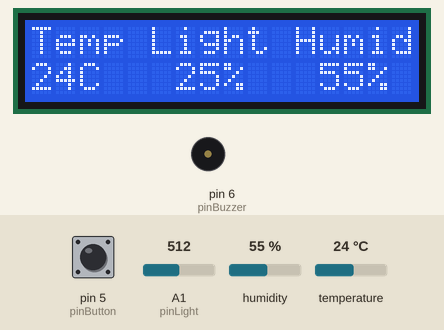
This sketch was run on a simulated Arduino Uno, built with avr-gcc and run on an emulated ATmega328P. On the bench: 16×2 character LCD, buzzer (waves = sounding). Wiring (inferred from the names in the program): DHT11 sensor: data pin 4. The test bench sets the inputs (shaded band); at power-on: pin 5 (pinButton) HIGH, humidity 55 %, A1 (pinLight) = 512, temperature 24 °C. What the sketch prints to the serial monitor is not drawn.

Above: at 3.5 s.
3.6 s: pin 5 (pinButton) pulled LOW for 2.75 s
At 5.8 s:
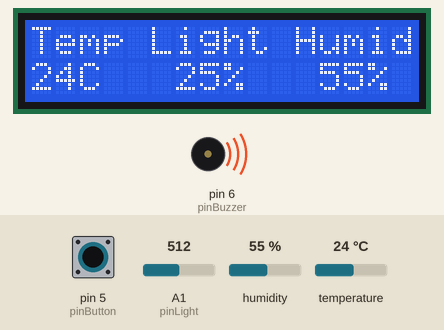
10.4 s: humidity set to 22 %
At 11.9 s:
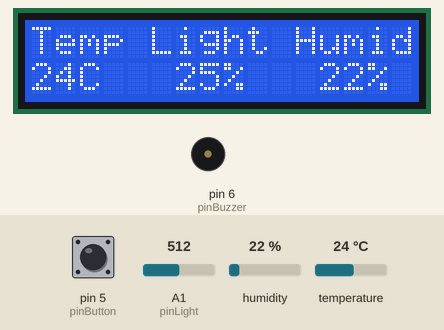
13.5 s: A1 (pinLight) set to 716
At 16.2 s:
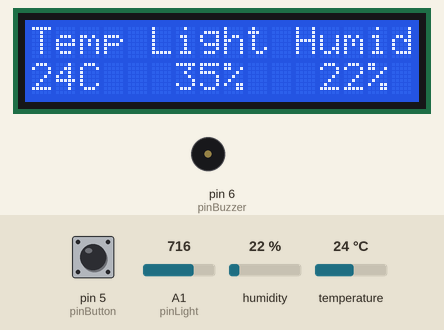
17.2 s: temperature set to 12 °C
At 18.4 s:
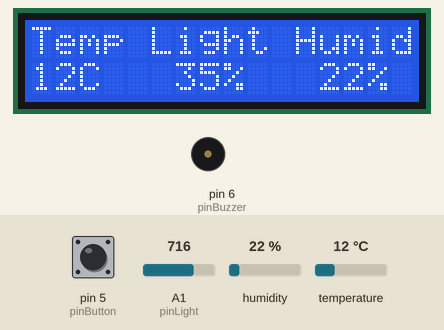
20.3 s: A1 (pinLight) set to 900
At 21.7 s:
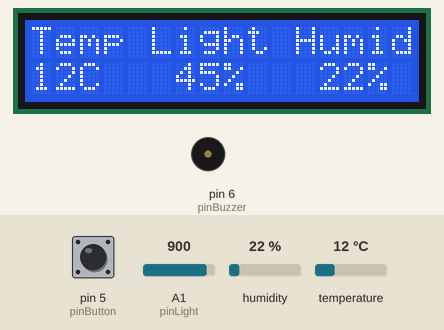
23.4 s: humidity set to 40 %
At 26.0 s:
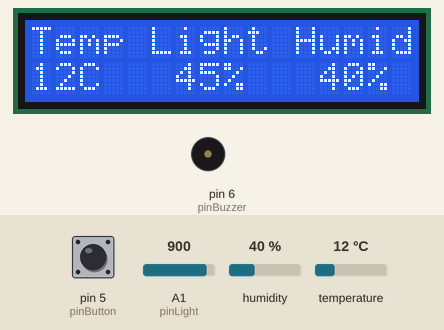
Timing chart, 0 to 27.5 s (numbered marks = the images above; inputs shaded):
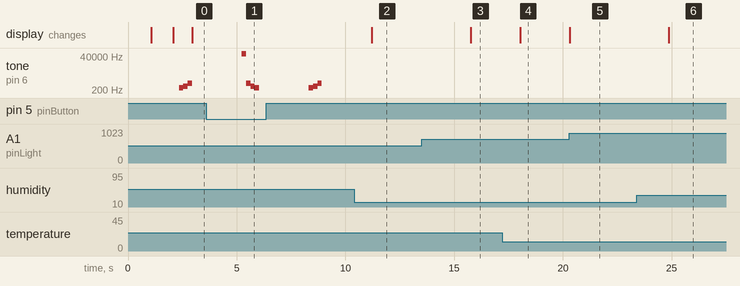

The sketch:

Lab_4_Arduino.ino
```cpp
/* EECE 281
 * Lab 4
 *
 *      Team Whizzard is...
 *                           .
 *               /^\     .
 *          /\   "V"
 *         /__\   I      L  .           John Deppe
 *        //..\\  I        a               Theresa Mammarella
 *        \].`[/  I       b                   Steven Olsen
 *       /l\/j\  (]    .   4
 *       /. ~~ ,\/I          .
 *       \\L__j^\/I       o
 *        \/--v}  I     o   .
 *        |    |  I   _________
 *        |    |  I c(`       ')o
 *        |    l  I   \.     ,/
 *       _/j  L l\_!  _//^---^\\_
 * ~~~~~~~~~~~~~~~~~~~~~~~~~~~~~~
 */

#include "DHT.h"
#include <LiquidCrystal.h>

#define TRUE 1
#define FALSE 0

#define DHTTYPE DHT11 // DHT hardware type

// pin declarations
const int pinButton = 5;
const int pinDHT = 4;
const int pinLight = A1;
const int pinBuzzer = 6;

// variables to hold values from weather sensing inputs
int newButtonState;
int oldButtonState;
int tempVal;
int humidVal;
int lightVal;

DHT dht(pinDHT, DHTTYPE); // initialize DHT sensor
LiquidCrystal lcd(2, 3, 8, 9, 10, 11); // initialize LCD display

void setup() {
  Serial.begin(115200); //Serial Port Initialization

  pinMode (pinButton, INPUT_PULLUP); // initialize button
  pinMode (pinBuzzer, INPUT); // piezo buzzer

  dht.begin(); // sensor begins reading
  lcd.begin(16, 2);

  serial_lcd_intro(); // introductory messages
}

void loop() {
  tempVal = dht.readTemperature(); // reads temperature in celcius
  humidVal = dht.readHumidity(); // reads humidity from DHT, returns percentage
  // light val devide by 10 is approx the percentage out of 100, devide by 2 is flooring values
  lightVal = analogRead(pinLight) / 20; // reads ambiant light, returns percentage out of max

  if (isnan(humidVal)) { // check that DHT is reading correctly
    Serial.println(F("Failed to read from DHT sensor!"));
    return;
  }

  oldButtonState = newButtonState;
  newButtonState = digitalRead(pinButton);

  if (newButtonState == LOW) { // switch is off, output on serial monitor
    serial_report(tempVal, humidVal, lightVal);

  } else {
    Serial.println(String(tempVal) + " " + String(humidVal) + " " + String(lightVal)); // printed values are to be read by external software Processing and MatLab
  }

  if (oldButtonState != newButtonState) { // play chime if changing verbosity mode
      buzzer(newButtonState);
  }

  lcd_report(tempVal, humidVal, lightVal); // lcd message display not dependent on button
}

// prints verbose weather report to Arduino serial monitor
void serial_report(int temp, int humid, int light) {
  Serial.println(F("Your Current Weather Reading is:"));
  Serial.println("Temperature at " + String(temp) + " degrees Celsius / " +
                 String(dht.convertCtoF(temp)) + " degrees Fehrenheit.");
  Serial.println("Humidity at " + String(humid) + " percent.");
  Serial.println("Ambient light at " + String(light) + " percent.");
  Serial.println();

  if (tempVal < 10) Serial.println(F("Brrrrr.  It's cold outside!"));
  else if ((tempVal > 10) && (tempVal < 20)) Serial.println(F("You might need a jacket today."));
  else Serial.println(F("Wow, it feels like summer!"));

  Serial.println(); // report spacing
}

// print weather report to 16*2 LCD display
void lcd_report(int temp, int humid, int light) {

  lcd.setCursor (0, 1);
  lcd.print (String(temp) + "C  ");

  lcd.setCursor (6, 1);
  lcd.print (String(light) + "%  ");

  lcd.setCursor (12, 1);
  lcd.print (String(humid) + "%  ");

  delay(2000);
}

// introductory LCD messages
void serial_lcd_intro (void) {
  lcd.setCursor(0, 0);
  lcd.print(F(" Team Whizzard  ")); // first 16 characters of message
  lcd.setCursor(0, 1);
  lcd.print(F("   presents:    ")); // remaining characters of message
  delay(1000);
  lcd.clear();

  lcd.setCursor(0, 0);
  lcd.print(F("Weather Machine!"));
  delay(1000);
  lcd.clear();

  lcd.setCursor (0, 0);
  lcd.print(F("Temp Light Humid"));
}

// button being on causes ascending chime, else descending
void buzzer(int buttonState) {
  int chime[3] = {294, 370, 587}; // frequencies to be played by buzzer - D4, FS4, D5

  if (buttonState == HIGH) {
    for (int i = 0; i < 3; i++) {
      tone(pinBuzzer, chime[i], 200);
      delay(200);
    }

  } else {
    for (int i = 3; i >= 0; i--) {
      tone(pinBuzzer, chime[i], 200);
      delay(200);
    }
  }
}
```

DHT.cpp
```cpp
// (licence header left out)
#include "DHT.h"

DHT::DHT(uint8_t pin, uint8_t type, uint8_t count) {
  _pin = pin;
  _type = type;
  _count = count;
  firstreading = true;
}

void DHT::begin(void) {
  // set up the pins!
  pinMode(_pin, INPUT_PULLUP);
  digitalWrite(_pin, HIGH);
  _lastreadtime = 0;
}

//boolean S == Scale. True == Farenheit; False == Celcius
float DHT::readTemperature(bool S) {
  float f;

  if (read()) {
    switch (_type) {
      case DHT11:
        f = data[2];
        if (S)
          f = convertCtoF(f);

        return f;
      case DHT22:
      case DHT21:
        f = data[2] & 0x7F;
        f *= 256;
        f += data[3];
        f /= 10;
        if (data[2] & 0x80)
          f *= -1;
        if (S)
          f = convertCtoF(f);

        return f;
    }
  }
  return NAN;
}

int DHT::convertCtoF(int c) { // changed from float to int to make things easier :D
  return c * 9 / 5 + 32;
}

float DHT::convertFtoC(float f) {
  return (f - 32) * 5 / 9;
}

float DHT::readHumidity(void) {
  float f;
  if (read()) {
    switch (_type) {
      case DHT11:
        f = data[0];
        return f;
      case DHT22:
      case DHT21:
        f = data[0];
        f *= 256;
        f += data[1];
        f /= 10;
        return f;
    }
  }
  return NAN;
}

float DHT::computeHeatIndex(float tempFahrenheit, float percentHumidity) {
  // Adapted from equation at: https://github.com/adafruit/DHT-sensor-library/issues/9 and
  // Wikipedia: http://en.wikipedia.org/wiki/Heat_index
  return -42.379 +
         2.04901523 * tempFahrenheit +
         10.14333127 * percentHumidity +
         -0.22475541 * tempFahrenheit * percentHumidity +
         -0.00683783 * pow(tempFahrenheit, 2) +
         -0.05481717 * pow(percentHumidity, 2) +
         0.00122874 * pow(tempFahrenheit, 2) * percentHumidity +
         0.00085282 * tempFahrenheit * pow(percentHumidity, 2) +
         -0.00000199 * pow(tempFahrenheit, 2) * pow(percentHumidity, 2);
}

boolean DHT::read(void) {
  uint8_t laststate = HIGH;
  uint8_t counter = 0;
  uint8_t j = 0, i;
  unsigned long currenttime;

  // Check if sensor was read less than two seconds ago and return early
  // to use last reading.
  currenttime = millis();
  if (currenttime < _lastreadtime) {
    // ie there was a rollover
    _lastreadtime = 0;
  }
  if (!firstreading && ((currenttime - _lastreadtime) < 2000)) {
    return true; // return last correct measurement
    //delay(2000 - (currenttime - _lastreadtime));
  }
  firstreading = false;
  /*
  Serial.print("Currtime: "); Serial.print(currenttime);
  Serial.print(" Lasttime: "); Serial.print(_lastreadtime);
  */
  _lastreadtime = millis();

  data[0] = data[1] = data[2] = data[3] = data[4] = 0;

  // pull the pin high and wait 250 milliseconds
  digitalWrite(_pin, HIGH);
  delay(250);

  // now pull it low for ~20 milliseconds
  pinMode(_pin, OUTPUT);
  digitalWrite(_pin, LOW);
  delay(20);
  noInterrupts();
  digitalWrite(_pin, HIGH);
  delayMicroseconds(40);
  pinMode(_pin, INPUT_PULLUP);

  // read in timings
  for ( i = 0; i < MAXTIMINGS; i++) {
    counter = 0;
    while (digitalRead(_pin) == laststate) {
      counter++;
      delayMicroseconds(1);
      if (counter == 255) {
        break;
      }
    }
    laststate = digitalRead(_pin);

    if (counter == 255) break;

    // ignore first 3 transitions
    if ((i >= 4) && (i % 2 == 0)) {
      // shove each bit into the storage bytes
      data[j / 8] <<= 1;
      if (counter > _count)
        data[j / 8] |= 1;
      j++;
    }
  }
  interrupts();

  /*
  Serial.println(j, DEC);
  Serial.print(data[0], HEX); Serial.print(", ");
  Serial.print(data[1], HEX); Serial.print(", ");
  Serial.print(data[2], HEX); Serial.print(", ");
  Serial.print(data[3], HEX); Serial.print(", ");
  Serial.print(data[4], HEX); Serial.print(" =? ");
  Serial.println(data[0] + data[1] + data[2] + data[3], HEX);
  */

  // check we read 40 bits and that the checksum matches
  if ((j >= 40) &&
      (data[4] == ((data[0] + data[1] + data[2] + data[3]) & 0xFF)) ) {
    return true;
  }
  return false;
}
```

DHT.h
```cpp
#ifndef DHT_H
#define DHT_H
#if ARDUINO >= 100
#include "Arduino.h"
#else
#include "WProgram.h"
#endif

/* DHT library
MIT license
written by Adafruit Industries
*/

// how many timing transitions we need to keep track of. 2 * number bits + extra
#define MAXTIMINGS 85
#define DHT11 11
#define DHT22 22
#define DHT21 21
#define AM2301 21
class DHT {
  private:
    uint8_t data[6];
    uint8_t _pin, _type, _count;
    unsigned long _lastreadtime;
    boolean firstreading;
  public:
    DHT(uint8_t pin, uint8_t type, uint8_t count = 6);
    void begin(void);
    float readTemperature(bool S = false);
    int convertCtoF(int);
    float convertFtoC(float);
    float computeHeatIndex(float tempFahrenheit, float percentHumidity);
    float readHumidity(void);
    boolean read(void);
};
#endif
```

Measured:
- after the input at 3.6 s, tone on pin 6 (pinBuzzer): plays 56699 Hz for 0.20 s, 587 Hz for 0.20 s, 370 Hz for 0.20 s, 294 Hz for 0.20 s, 294 Hz for 0.20 s, 370 Hz for 0.20 s … (7 notes in this stretch), starting after 1.6 s
- after the input at 10.4 s, the display: changes after 0.80 s (image 2)
- after the input at 13.5 s, the display: changes after 2.3 s (image 3)
- after the input at 17.2 s, the display: changes after 0.83 s (image 4)
- after the input at 20.3 s, the display: changes at once (image 5)
- after the input at 23.4 s, the display: changes after 1.5 s (image 6)
